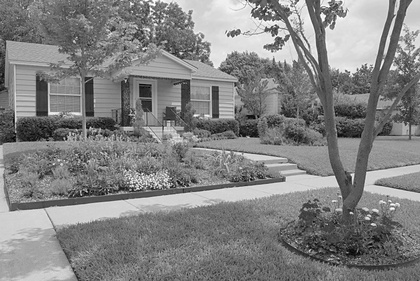
%> input picture Project Requirement/Project 2/B/Label/Label2_2.JPG, 420 x 281 px, shrunk from 3872 x 2592 before the run, given in place of Gray1_2.PNG, which was not available
$ octave script_averFilter.m   (GNU Octave 9; MATLAB toolbox functions it lacks are replaced by stand-ins)
%> lines starting %> are read from the running program, lines starting %| are printed output that depends on the picture; pictures that were not available may be replaced by others from this repository, and a replacement may not be noted
%> further down, f1 is the input picture: size 281x420 uint8; min 2, max 255, mean 130.6
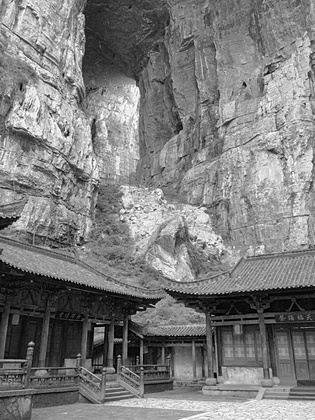
%> input picture Project Requirement/Project 2/B/Label/Label1_2.JPG, 315 x 420 px, shrunk from 2448 x 3264 before the run
%> further down, ref1 is the input picture: size 420x315 uint8; min 0, max 255, mean 124.8
### Project2/myExtend.m
function A = myExtend(I)
%myExtend
% myExtend(I) 对图像I进行对称的延拓，以方便处理边缘的像素点
% 如果原始尺寸为M,N，那么输出图像的尺寸为3M,3N
%
    symlr = fliplr(I);
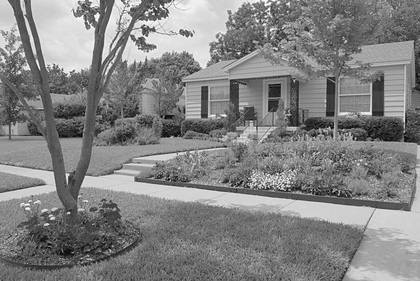
%> symlr: size 281x420 uint8; min 2, max 255, mean 130.6; mean of the top-left, top-right, bottom-left and bottom-right quarters 141, 121.2, 123.2, 136.8
    midr = [symlr,I,symlr];
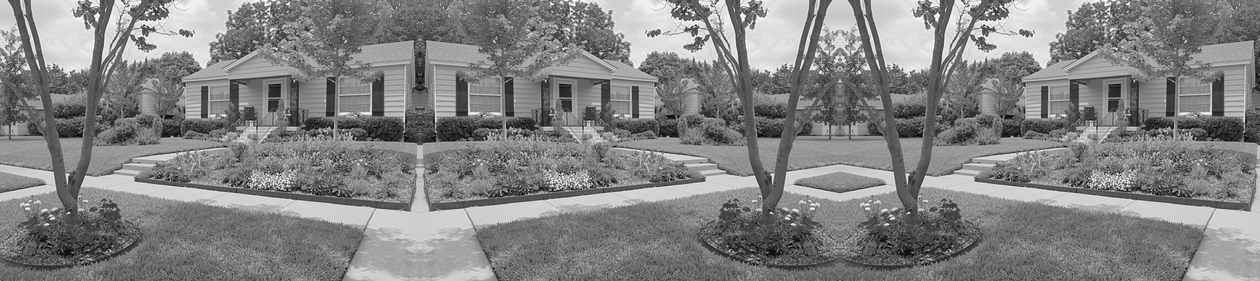
%> midr: size 281x1260 uint8; min 2, max 255, mean 130.6
    udr = flipud(midr);
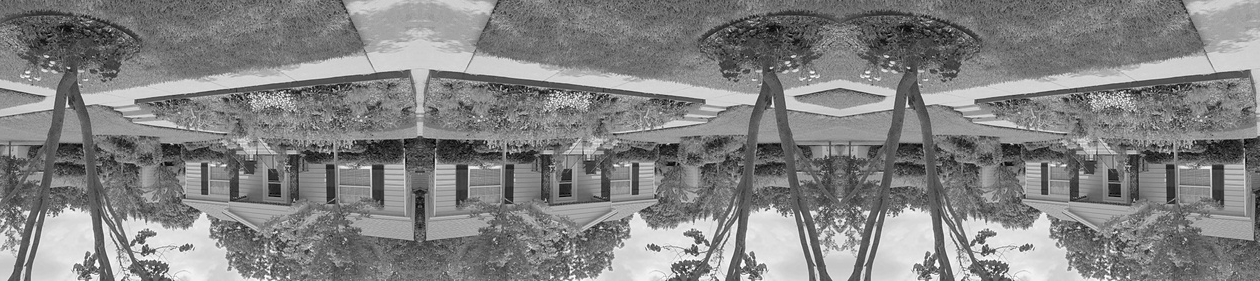
%> udr: size 281x1260 uint8; min 2, max 255, mean 130.6; mean of the top-left, top-right, bottom-left and bottom-right quarters 132.4, 127.8, 127.7, 134.3
    A = [udr;midr;udr];
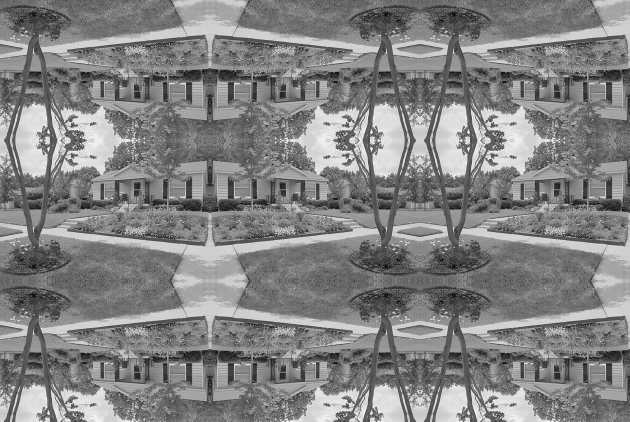
%> A: size 843x1260 uint8 (shown at 1/2 size); min 2, max 255, mean 130.6
end

### Project2/myFilter.m
function J = myFilter(A,I)
% I为原始图像，A为模板。采用对称方式延拓
% 暂时只支持A为奇数尺寸方阵

    Ie = myExtend(I);
    Ie = double(Ie);
    [M,N] = size(I);
%> M = 281; N = 420
    [k,~] = size(A);
    radius = (k - 1) / 2;
    J = zeros(size(I));

    for i = 1 : M
        for j = 1 : N
            J(i,j) = sum(sum(Ie(i+M-radius:i+M+radius,j+N-radius:j+N+radius) .* A));
        end
    end
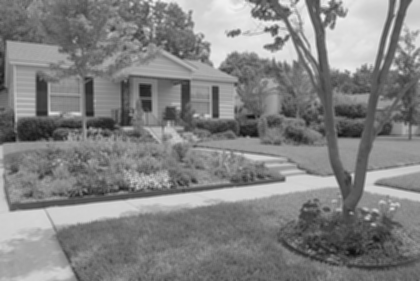
%> J: size 281x420 double; min 14.67, max 242.6, mean 130.6

    J = uint8(J);
%> J: size 281x420 uint8

end

### Project2/myhist.m
function [level,cnt] = myhist(I,levelThres)
%myhist Show the histogram of image I.
% myhist(I)用于获取uint8图像I的直方图
%
% myhist(I,levelThres)可以获取灰度范围为0~levelThres的直方图，
% 这一方式的的唯一意义在于已知灰度范围时，可以指定输出向量的长度，方便操作，
% 这一方式不具备错误检查功能。一般只使用第一种方式。
%
% 关于输出：
% 如果使用两个变量[level,cnt]接收输出，则level列举了0~levelThres(255)的所有
% 灰度级，cnt是对应的像素点个数
%
% 如果不给定任何输出参量，那么将在当前活跃的figure上直接作出图像I的直方图
%
% See also myHisteq
    if(nargin == 1)
        levelThres = 255;
    end
    [m,n] = size(I);
%> m = 281; n = 420
    cnt = zeros(1,levelThres+1);
    for i = 1 : m
        for j = 1 : n
            cnt(I(i,j) + 1) = cnt(I(i,j) + 1) + 1;
        end
    end
%> after the loop, cnt = 256 values, max 1588 at index 111, min 0 at index 1, mean 461
%     for i=0:255
%         cnt(i+1) = length(find(I==i));
%     end
    level = 0:levelThres;
    if nargout == 0
        stem(level,cnt,'Marker','none');
    end
end

### Project2/myHisteq.m
function J = myHisteq(I)
%myHisteq Histogram Equalization.
% myHisteq(I)用于对uint8类型的图像I进行全局直方图均衡化
%
% See also myhist
    [level,cnt] = myhist(I); % 获取图像的直方图
%> level = 256 values from 0 to 255
    lowest = min(level); highest = max(level); % 获取灰度范围
%> after `lowest = min(level)`: lowest = 0
%> after `highest = max(level)`: highest = 255
    L = highest - lowest + 1; % 灰度级数量
%> L = 256

    totalPixel = sum(cnt);
%> totalPixel = 118020
    transferTable = zeros(1,highest);
    sumofPixel = 0;
    for i = lowest : highest
        sumofPixel = sumofPixel + cnt(i + 1); %计算当前灰度累积像素个数
        %计算当前灰度映射z
        transferTable(i + 1) = round((L - 1)/totalPixel * sumofPixel);
    end
%> this loop made 256 passes
%> sumofPixel on passes 1 to 3: 0, 0, 0
%> after the loop, sumofPixel = 118020; transferTable = 256 values from 0 to 255

    J = uint8(transferTable(I + uint8(ones(size(I)))));
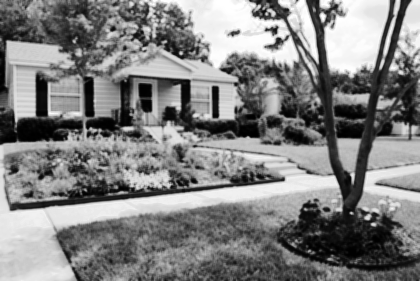
%> J: size 281x420 uint8; min 0, max 255, mean 128.5
end

### Project2/script_averFilter.m
%% 常规路径操作
clc;
CURRENT_PATH = cd;
RESOURCE_PATH = [CURRENT_PATH , '\resource\A'];
IMAGE_PATH = [RESOURCE_PATH , '\Image'];
LABEL_PATH = [RESOURCE_PATH , '\Label'];
RESULT_PATH = [CURRENT_PATH , '\result\Section B'];

%% 不同模板大小下均值滤波后，再经过全局直方图均衡化后的结果：
clc;
f1 = imread('./Project 2/B/Image/Gray1_2.PNG');
ref1 = imread('./Project 2/B/Label/Label1_2.JPG');
psnr_array = zeros(1,3);
ssim_array = zeros(1,3);

 %% case 1 3*3模板
 A = ones(3,3) / (3*3);
 j1 = myFilter(A,f1);
 j1_eq = myHisteq(j1);
%> (the run ends here)
